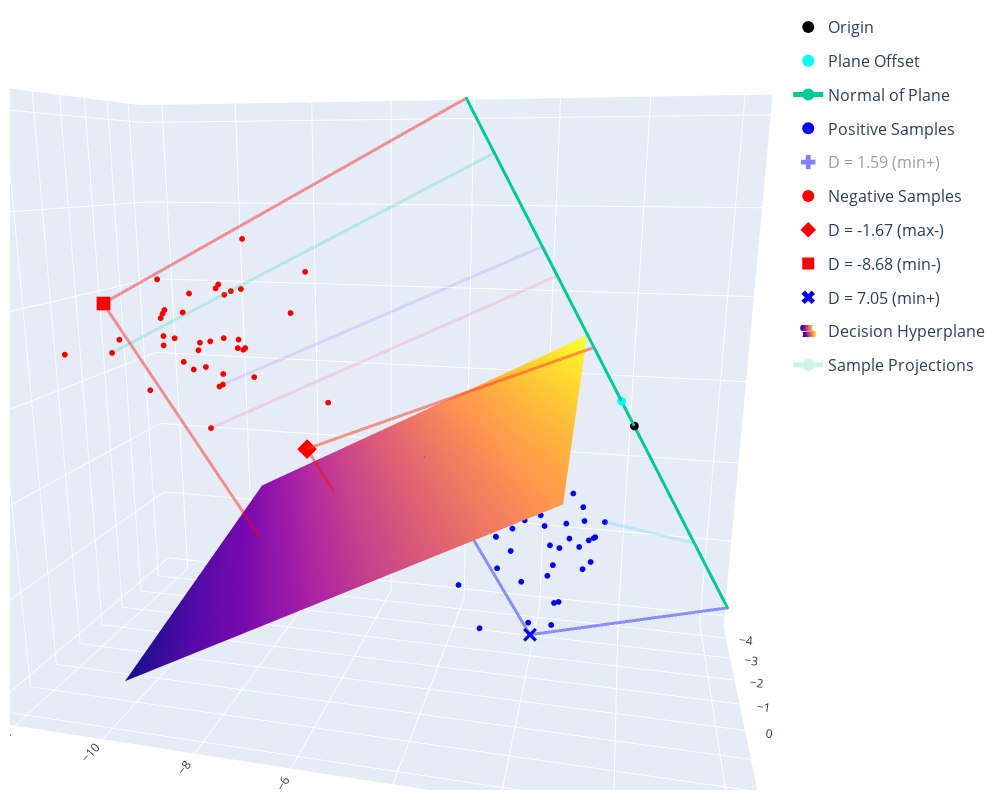

Notebook code for this chart:
### Code cell
with ThreeDFigure() as fig: #trafo, back_trafo, swap_axes="xz"
    plane_offset = decision_plane.project([0,0,0]) #point where plane == plane.normal (plane doesn't need to go through [0,0,0])
    fig.add_markers([0,0,0], size=3, name="Origin") #coordinate center
    fig.add_markers(plane_offset, size=3, name="Plane Offset", color="cyan")
    fig.add_line(plane_offset+decision_plane.normal*minneg, plane_offset+decision_plane.normal*maxpos, name="Normal of Plane") 
    
    for point, side in zip(X, y):
        if trafo(point)[0] in [minneg, maxneg, minpos, maxpos]:
            specialnum = ['square', 'diamond', 'cross', 'x'][[minneg, maxneg, minpos, maxpos].index(trafo(point)[0])]
            name = f"D = {trafo(point)[0]:.2f} " + ["(min-)", "(max-)", "(min+)", "(min+)"][[minneg, maxneg, minpos, maxpos].index(trafo(point)[0])]
            fig.add_markers(point, color="blue" if side else "red", size=5, legendgroup=name, marker_symbol=specialnum)
            fig.add_line(point, back_trafo([0, trafo(point)[1], trafo(point)[2]]), color="blue" if side else "red", legendgroup=name, opacity=0.4)            
            fig.add_line(point, ortho_projection_affine(point, decision_plane.normal), color="blue" if side else "red", legendgroup=name, opacity=0.4)
        else:
            fig.add_markers(point, color="blue" if side else "red", legendgroup="Positive Samples" if side else "Negative Samples")


    xx, yy = make_meshgrid(minx=minx, miny=miny, maxx=maxx, maxy=maxy, margin=0.1)
    fig.add_surface(xx, yy, decision_plane.z, name="Decision Hyperplane")
    fig.add_sample_projections(X, decision_plane.normal, n_samples=5, legendgroup="Sample Projections", opacity=0.2)
    fig.fig.update_layout(legend_font_size=16)
    
fig.fig.write_image("/home/chris/Documents/UNI_neu/Masterarbeit/MastersThesisText/graphics/DecisionplaneDistance.pdf", engine="kaleido")

### Figure 1 — Plotly figure (JSON) as saved in the notebook; plotly's stock layout.template omitted (floating-point values rounded to 4 significant figures; data arrays with more than 128 entries replaced by an {"elided": "..."} marker saying what was removed)
{"data": [{"marker": {"color": "black", "line": {"width": 0}, "size": 3}, "mode": "markers", "name": "Origin", "type": "scatter3d", "x": [0], "y": [0], "z": [0]}, {"marker": {"color": "cyan", "line": {"width": 0}, "size": 3}, "mode": "markers", "name": "Plane Offset", "type": "scatter3d", "x": [0.1046], "y": [-0.2674], "z": [0.5043]}, {"line": {"width": 6}, "marker": {"size": 1}, "name": "Normal of Plane", "type": "scatter3d", "x": [1.254, -0.8295], "y": [-3.208, 2.121], "z": [6.049, -4.0]}, {"legendgroup": "Positive Samples", "marker": {"color": "blue", "line": {"width": 0}, "size": 2}, "mode": "markers", "name": "Positive Samples", "showlegend": true, "type": "scatter3d", "x": [0.04201], "y": [-1.29], "z": [-3.848]}, {"legendgroup": "D = 1.59 (min+)", "marker": {"color": "blue", "line": {"width": 0}, "size": 5, "symbol": "cross"}, "mode": "markers", "name": "D = 1.59 (min+)", "showlegend": true, "type": "scatter3d", "visible": "legendonly", "x": [-2.134], "y": [-1.905], "z": [-1.249]}, {"legendgroup": "D = 1.59 (min+)", "line": {"width": 6}, "marker": {"color": "blue", "size": 1}, "name": "D = 1.59 (min+)", "opacity": 0.4, "showlegend": false, "type": "scatter3d", "visible": "legendonly", "x": [-2.134, -1.923], "y": [-1.905, -2.445], "z": [-1.249, -0.2301]}, {"legendgroup": "D = 1.59 (min+)", "line": {"width": 6}, "marker": {"color": "blue", "size": 1}, "name": "D = 1.59 (min+)", "opacity": 0.4, "showlegend": false, "type": "scatter3d", "visible": "legendonly", "x": [-2.134, -0.1066], "y": [-1.905, 0.2727], "z": [-1.249, -0.5142]}, {"legendgroup": "Positive Samples", "marker": {"color": "blue", "line": {"width": 0}, "size": 2}, "mode": "markers", "name": "Positive Samples", "showlegend": false, "type": "scatter3d", "x": [-2.644], "y": [-2.291], "z": [-3.153]}, {"legendgroup": "Negative Samples", "marker": {"color": "red", "line": {"width": 0}, "size": 2}, "mode": "markers", "name": "Negative Samples", "showlegend": true, "type": "scatter3d", "x": [-1.84], "y": [-10.38], "z": [0.4023]}, {"legendgroup": "Negative Samples", "marker": {"color": "red", "line": {"width": 0}, "size": 2}, "mode": "markers", "name": "Negative Samples", "showlegend": false, "type": "scatter3d", "x": [-1.616], "y": [-8.87], "z": [1.041]}, {"legendgroup": "Positive Samples", "marker": {"color": "blue", "line": {"width": 0}, "size": 2}, "mode": "markers", "name": "Positive Samples", "showlegend": false, "type": "scatter3d", "x": [-1.608], "y": [-2.186], "z": [-2.244]}, {"legendgroup": "Positive Samples", "marker": {"color": "blue", "line": {"width": 0}, "size": 2}, "mode": "markers", "name": "Positive Samples", "showlegend": false, "type": "scatter3d", "x": [-1.723], "y": [-0.8964], "z": [-2.696]}, {"legendgroup": "Negative Samples", "marker": {"color": "red", "line": {"width": 0}, "size": 2}, "mode": "markers", "name": "Negative Samples", "showlegend": false, "type": "scatter3d", "x": [-0.7717], "y": [-9.265], "z": [-0.8654]}, {"legendgroup": "Positive Samples", "marker": {"color": "blue", "line": {"width": 0}, "size": 2}, "mode": "markers", "name": "Positive Samples", "showlegend": false, "type": "scatter3d", "x": [-0.6713], "y": [-0.6319], "z": [-2.635]}, {"legendgroup": "Positive Samples", "marker": {"color": "blue", "line": {"width": 0}, "size": 2}, "mode": "markers", "name": "Positive Samples", "showlegend": false, "type": "scatter3d", "x": [-1.598], "y": [-1.752], "z": [-2.844]}, {"legendgroup": "Negative Samples", "marker": {"color": "red", "line": {"width": 0}, "size": 2}, "mode": "markers", "name": "Negative Samples", "showlegend": false, "type": "scatter3d", "x": [-1.876], "y": [-9.501], "z": [2.168]}, {"legendgroup": "Negative Samples", "marker": {"color": "red", "line": {"width": 0}, "size": 2}, "mode": "markers", "name": "Negative Samples", "showlegend": false, "type": "scatter3d", "x": [1.305], "y": [-7.646], "z": [1.434]}, {"legendgroup": "Positive Samples", "marker": {"color": "blue", "line": {"width": 0}, "size": 2}, "mode": "markers", "name": "Positive Samples", "showlegend": false, "type": "scatter3d", "x": [-0.5587], "y": [-2.654], "z": [-3.502]}, {"legendgroup": "Positive Samples", "marker": {"color": "blue", "line": {"width": 0}, "size": 2}, "mode": "markers", "name": "Positive Samples", "showlegend": false, "type": "scatter3d", "x": [-0.5371], "y": [-1.351], "z": [-2.896]}, {"legendgroup": "Positive Samples", "marker": {"color": "blue", "line": {"width": 0}, "size": 2}, "mode": "markers", "name": "Positive Samples", "showlegend": false, "type": "scatter3d", "x": [-2.428], "y": [-2.3], "z": [-4.615]}, {"legendgroup": "Negative Samples", "marker": {"color": "red", "line": {"width": 0}, "size": 2}, "mode": "markers", "name": "Negative Samples", "showlegend": false, "type": "scatter3d", "x": [-2.189], "y": [-8.93], "z": [3.285]}, {"legendgroup": "Negative Samples", "marker": {"color": "red", "line": {"width": 0}, "size": 2}, "mode": "markers", "name": "Negative Samples", "showlegend": false, "type": "scatter3d", "x": [-1.239], "y": [-10.6], "z": [1.532]}, {"legendgroup": "D = -1.67 (max-)", "marker": {"color": "red", "line": {"width": 0}, "size": 5, "symbol": "diamond"}, "mode": "markers", "name": "D = -1.67 (max-)", "showlegend": true, "type": "scatter3d", "x": [-1.549], "y": [-7.25], "z": [-1.442]}, {"legendgroup": "D = -1.67 (max-)", "line": {"width": 6}, "marker": {"color": "red", "size": 1}, "name": "D = -1.67 (max-)", "opacity": 0.4, "showlegend": false, "type": "scatter3d", "x": [-1.549, -1.771], "y": [-7.25, -6.684], "z": [-1.442, -2.51]}, {"legendgroup": "D = -1.67 (max-)", "line": {"width": 6}, "marker": {"color": "red", "size": 1}, "name": "D = -1.67 (max-)", "opacity": 0.4, "showlegend": false, "type": "scatter3d", "x": [-1.549, 0.326], "y": [-7.25, -0.8338], "z": [-1.442, 1.572]}, {"legendgroup": "Positive Samples", "marker": {"color": "blue", "line": {"width": 0}, "size": 2}, "mode": "markers", "name": "Positive Samples", "showlegend": false, "type": "scatter3d", "x": [-1.658], "y": [-2.469], "z": [-2.997]}, {"legendgroup": "Negative Samples", "marker": {"color": "red", "line": {"width": 0}, "size": 2}, "mode": "markers", "name": "Negative Samples", "showlegend": false, "type": "scatter3d", "x": [-0.7772], "y": [-10.73], "z": [-0.0647]}, {"legendgroup": "Positive Samples", "marker": {"color": "blue", "line": {"width": 0}, "size": 2}, "mode": "markers", "name": "Positive Samples", "showlegend": false, "type": "scatter3d", "x": [-0.2077], "y": [-0.6905], "z": [-3.003]}, {"legendgroup": "Negative Samples", "marker": {"color": "red", "line": {"width": 0}, "size": 2}, "mode": "markers", "name": "Negative Samples", "showlegend": false, "type": "scatter3d", "x": [-2.209], "y": [-6.931], "z": [-0.4799]}, {"legendgroup": "Negative Samples", "marker": {"color": "red", "line": {"width": 0}, "size": 2}, "mode": "markers", "name": "Negative Samples", "showlegend": false, "type": "scatter3d", "x": [-2.109], "y": [-9.394], "z": [1.994]}, {"legendgroup": "Positive Samples", "marker": {"color": "blue", "line": {"width": 0}, "size": 2}, "mode": "markers", "name": "Positive Samples", "showlegend": false, "type": "scatter3d", "x": [-0.318], "y": [-1.401], "z": [-4.056]}, {"legendgroup": "Positive Samples", "marker": {"color": "blue", "line": {"width": 0}, "size": 2}, "mode": "markers", "name": "Positive Samples", "showlegend": false, "type": "scatter3d", "x": [-1.762], "y": [-2.847], "z": [-3.268]}, {"legendgroup": "Negative Samples", "marker": {"color": "red", "line": {"width": 0}, "size": 2}, "mode": "markers", "name": "Negative Samples", "showlegend": false, "type": "scatter3d", "x": [-1.699], "y": [-9.614], "z": [0.9537]}, {"legendgroup": "Negative Samples", "marker": {"color": "red", "line": {"width": 0}, "size": 2}, "mode": "markers", "name": "Negative Samples", "showlegend": false, "type": "scatter3d", "x": [-0.8996], "y": [-9.699], "z": [2.167]}, {"legendgroup": "D = -8.68 (min-)", "marker": {"color": "red", "line": {"width": 0}, "size": 5, "symbol": "square"}, "mode": "markers", "name": "D = -8.68 (min-)", "showlegend": true, "type": "scatter3d", "x": [0.1266], "y": [-11.22], "z": [2.034]}, {"legendgroup": "D = -8.68 (min-)", "line": {"width": 6}, "marker": {"color": "red", "size": 1}, "name": "D = -8.68 (min-)", "opacity": 0.4, "showlegend": false, "type": "scatter3d", "x": [0.1266, -1.023], "y": [-11.22, -8.279], "z": [2.034, -3.511]}, {"legendgroup": "D = -8.68 (min-)", "line": {"width": 6}, "marker": {"color": "red", "size": 1}, "name": "D = -8.68 (min-)", "opacity": 0.4, "showlegend": false, "type": "scatter3d", "x": [0.1266, 1.254], "y": [-11.22, -3.208], "z": [2.034, 6.049]}, {"legendgroup": "Positive Samples", "marker": {"color": "blue", "line": {"width": 0}, "size": 2}, "mode": "markers", "name": "Positive Samples", "showlegend": false, "type": "scatter3d", "x": [-3.279], "y": [-1.228], "z": [-2.619]}, {"legendgroup": "Negative Samples", "marker": {"color": "red", "line": {"width": 0}, "size": 2}, "mode": "markers", "name": "Negative Samples", "showlegend": false, "type": "scatter3d", "x": [-0.5448], "y": [-10.13], "z": [1.836]}, {"legendgroup": "Negative Samples", "marker": {"color": "red", "line": {"width": 0}, "size": 2}, "mode": "markers", "name": "Negative Samples", "showlegend": false, "type": "scatter3d", "x": [-1.999], "y": [-10.06], "z": [0.6682]}, {"legendgroup": "Positive Samples", "marker": {"color": "blue", "line": {"width": 0}, "size": 2}, "mode": "markers", "name": "Positive Samples", "showlegend": false, "type": "scatter3d", "x": [-0.692], "y": [-1.589], "z": [-3.622]}, {"legendgroup": "Positive Samples", "marker": {"color": "blue", "line": {"width": 0}, "size": 2}, "mode": "markers", "name": "Positive Samples", "showlegend": false, "type": "scatter3d", "x": [-0.2605], "y": [-1.922], "z": [-4.544]}, {"legendgroup": "Positive Samples", "marker": {"color": "blue", "line": {"width": 0}, "size": 2}, "mode": "markers", "name": "Positive Samples", "showlegend": false, "type": "scatter3d", "x": [-1.72], "y": [-1.741], "z": [-1.892]}, {"legendgroup": "Positive Samples", "marker": {"color": "blue", "line": {"width": 0}, "size": 2}, "mode": "markers", "name": "Positive Samples", "showlegend": false, "type": "scatter3d", "x": [-0.5416], "y": [-2.586], "z": [-2.284]}, {"legendgroup": "Positive Samples", "marker": {"color": "blue", "line": {"width": 0}, "size": 2}, "mode": "markers", "name": "Positive Samples", "showlegend": false, "type": "scatter3d", "x": [-3.144], "y": [-1.262], "z": [-3.709]}, {"legendgroup": "Positive Samples", "marker": {"color": "blue", "line": {"width": 0}, "size": 2}, "mode": "markers", "name": "Positive Samples", "showlegend": false, "type": "scatter3d", "x": [1.986], "y": [-0.6218], "z": [-1.601]}, {"legendgroup": "Negative Samples", "marker": {"color": "red", "line": {"width": 0}, "size": 2}, "mode": "markers", "name": "Negative Samples", "showlegend": false, "type": "scatter3d", "x": [-0.7782], "y": [-10.33], "z": [0.9933]}, {"legendgroup": "Positive Samples", "marker": {"color": "blue", "line": {"width": 0}, "size": 2}, "mode": "markers", "name": "Positive Samples", "showlegend": false, "type": "scatter3d", "x": [-2.354], "y": [-1.001], "z": [-3.577]}, {"legendgroup": "Positive Samples", "marker": {"color": "blue", "line": {"width": 0}, "size": 2}, "mode": "markers", "name": "Positive Samples", "showlegend": false, "type": "scatter3d", "x": [0.5324], "y": [-3.307], "z": [-3.47]}, {"legendgroup": "Positive Samples", "marker": {"color": "blue", "line": {"width": 0}, "size": 2}, "mode": "markers", "name": "Positive Samples", "showlegend": false, "type": "scatter3d", "x": [-0.7956], "y": [-1.466], "z": [-4.812]}, {"legendgroup": "Negative Samples", "marker": {"color": "red", "line": {"width": 0}, "size": 2}, "mode": "markers", "name": "Negative Samples", "showlegend": false, "type": "scatter3d", "x": [-1.958], "y": [-10.92], "z": [1.518]}, {"legendgroup": "Negative Samples", "marker": {"color": "red", "line": {"width": 0}, "size": 2}, "mode": "markers", "name": "Negative Samples", "showlegend": false, "type": "scatter3d", "x": [-0.8466], "y": [-8.203], "z": [0.3586]}, {"legendgroup": "Negative Samples", "marker": {"color": "red", "line": {"width": 0}, "size": 2}, "mode": "markers", "name": "Negative Samples", "showlegend": false, "type": "scatter3d", "x": [-0.9541], "y": [-11.52], "z": [1.04]}, {"legendgroup": "Negative Samples", "marker": {"color": "red", "line": {"width": 0}, "size": 2}, "mode": "markers", "name": "Negative Samples", "showlegend": false, "type": "scatter3d", "x": [-1.167], "y": [-9.111], "z": [2.353]}, {"legendgroup": "Negative Samples", "marker": {"color": "red", "line": {"width": 0}, "size": 2}, "mode": "markers", "name": "Negative Samples", "showlegend": false, "type": "scatter3d", "x": [-1.619], "y": [-9.718], "z": [0.3556]}, {"legendgroup": "Positive Samples", "marker": {"color": "blue", "line": {"width": 0}, "size": 2}, "mode": "markers", "name": "Positive Samples", "showlegend": false, "type": "scatter3d", "x": [2.815], "y": [-0.7715], "z": [-1.862]}, {"legendgroup": "Negative Samples", "marker": {"color": "red", "line": {"width": 0}, "size": 2}, "mode": "markers", "name": "Negative Samples", "showlegend": false, "type": "scatter3d", "x": [-2.468], "y": [-10.9], "z": [0.8398]}, {"legendgroup": "Positive Samples", "marker": {"color": "blue", "line": {"width": 0}, "size": 2}, "mode": "markers", "name": "Positive Samples", "showlegend": false, "type": "scatter3d", "x": [-2.611], "y": [-3.618], "z": [-3.476]}, {"legendgroup": "Positive Samples", "marker": {"color": "blue", "line": {"width": 0}, "size": 2}, "mode": "markers", "name": "Positive Samples", "showlegend": false, "type": "scatter3d", "x": [-2.632], "y": [-0.4599], "z": [-3.023]}, {"legendgroup": "Positive Samples", "marker": {"color": "blue", "line": {"width": 0}, "size": 2}, "mode": "markers", "name": "Positive Samples", "showlegend": false, "type": "scatter3d", "x": [-0.2737], "y": [-3.075], "z": [-2.547]}, {"legendgroup": "Negative Samples", "marker": {"color": "red", "line": {"width": 0}, "size": 2}, "mode": "markers", "name": "Negative Samples", "showlegend": false, "type": "scatter3d", "x": [-0.8563], "y": [-8.682], "z": [2.256]}, {"legendgroup": "Positive Samples", "marker": {"color": "blue", "line": {"width": 0}, "size": 2}, "mode": "markers", "name": "Positive Samples", "showlegend": false, "type": "scatter3d", "x": [0.5109], "y": [-1.412], "z": [-2.84]}, {"legendgroup": "Positive Samples", "marker": {"color": "blue", "line": {"width": 0}, "size": 2}, "mode": "markers", "name": "Positive Samples", "showlegend": false, "type": "scatter3d", "x": [-3.363], "y": [-0.9825], "z": [-2.97]}, {"legendgroup": "Negative Samples", "marker": {"color": "red", "line": {"width": 0}, "size": 2}, "mode": "markers", "name": "Negative Samples", "showlegend": false, "type": "scatter3d", "x": [-3.624], "y": [-8.32], "z": [1.379]}, {"legendgroup": "Negative Samples", "marker": {"color": "red", "line": {"width": 0}, "size": 2}, "mode": "markers", "name": "Negative Samples", "showlegend": false, "type": "scatter3d", "x": [-0.8982], "y": [-8.915], "z": [1.197]}, {"legendgroup": "Negative Samples", "marker": {"color": "red", "line": {"width": 0}, "size": 2}, "mode": "markers", "name": "Negative Samples", "showlegend": false, "type": "scatter3d", "x": [-1.684], "y": [-10.87], "z": [2.36]}, {"legendgroup": "Positive Samples", "marker": {"color": "blue", "line": {"width": 0}, "size": 2}, "mode": "markers", "name": "Positive Samples", "showlegend": false, "type": "scatter3d", "x": [-0.1757], "y": [-1.867], "z": [-1.651]}, {"legendgroup": "Negative Samples", "marker": {"color": "red", "line": {"width": 0}, "size": 2}, "mode": "markers", "name": "Negative Samples", "showlegend": false, "type": "scatter3d", "x": [-0.585], "y": [-11.51], "z": [0.8038]}, {"legendgroup": "Negative Samples", "marker": {"color": "red", "line": {"width": 0}, "size": 2}, "mode": "markers", "name": "Negative Samples", "showlegend": false, "type": "scatter3d", "x": [-2.302], "y": [-9.049], "z": [0.6697]}, {"legendgroup": "Negative Samples", "marker": {"color": "red", "line": {"width": 0}, "size": 2}, "mode": "markers", "name": "Negative Samples", "showlegend": false, "type": "scatter3d", "x": [-0.06222], "y": [-9.943], "z": [1.344]}, {"legendgroup": "Positive Samples", "marker": {"color": "blue", "line": {"width": 0}, "size": 2}, "mode": "markers", "name": "Positive Samples", "showlegend": false, "type": "scatter3d", "x": [-0.7792], "y": [-0.7632], "z": [-2.763]}, {"legendgroup": "Positive Samples", "marker": {"color": "blue", "line": {"width": 0}, "size": 2}, "mode": "markers", "name": "Positive Samples", "showlegend": false, "type": "scatter3d", "x": [-1.741], "y": [-2.848], "z": [-2.455]}, {"legendgroup": "Positive Samples", "marker": {"color": "blue", "line": {"width": 0}, "size": 2}, "mode": "markers", "name": "Positive Samples", "showlegend": false, "type": "scatter3d", "x": [-1.847], "y": [-1.293], "z": [-2.841]}, {"legendgroup": "Negative Samples", "marker": {"color": "red", "line": {"width": 0}, "size": 2}, "mode": "markers", "name": "Negative Samples", "showlegend": false, "type": "scatter3d", "x": [-1.662], "y": [-9.415], "z": [-0.1055]}, {"legendgroup": "Positive Samples", "marker": {"color": "blue", "line": {"width": 0}, "size": 2}, "mode": "markers", "name": "Positive Samples", "showlegend": false, "type": "scatter3d", "x": [-3.058], "y": [-1.707], "z": [-3.891]}, {"legendgroup": "Negative Samples", "marker": {"color": "red", "line": {"width": 0}, "size": 2}, "mode": "markers", "name": "Negative Samples", "showlegend": false, "type": "scatter3d", "x": [-1.437], "y": [-9.225], "z": [0.004471]}, {"legendgroup": "Negative Samples", "marker": {"color": "red", "line": {"width": 0}, "size": 2}, "mode": "markers", "name": "Negative Samples", "showlegend": false, "type": "scatter3d", "x": [0.3044], "y": [-12.14], "z": [0.9018]}, {"legendgroup": "Negative Samples", "marker": {"color": "red", "line": {"width": 0}, "size": 2}, "mode": "markers", "name": "Negative Samples", "showlegend": false, "type": "scatter3d", "x": [-3.148], "y": [-7.75], "z": [2.461]}, {"legendgroup": "Negative Samples", "marker": {"color": "red", "line": {"width": 0}, "size": 2}, "mode": "markers", "name": "Negative Samples", "showlegend": false, "type": "scatter3d", "x": [-2.028], "y": [-9.472], "z": [0.1151]}, {"legendgroup": "Negative Samples", "marker": {"color": "red", "line": {"width": 0}, "size": 2}, "mode": "markers", "name": "Negative Samples", "showlegend": false, "type": "scatter3d", "x": [-2.413], "y": [-9.048], "z": [0.6892]}, {"legendgroup": "Negative Samples", "marker": {"color": "red", "line": {"width": 0}, "size": 2}, "mode": "markers", "name": "Negative Samples", "showlegend": false, "type": "scatter3d", "x": [-1.556], "y": [-9.998], "z": [0.2947]}, {"legendgroup": "Positive Samples", "marker": {"color": "blue", "line": {"width": 0}, "size": 2}, "mode": "markers", "name": "Positive Samples", "showlegend": false, "type": "scatter3d", "x": [-1.172], "y": [-2.439], "z": [-3.333]}, {"legendgroup": "Positive Samples", "marker": {"color": "blue", "line": {"width": 0}, "size": 2}, "mode": "markers", "name": "Positive Samples", "showlegend": false, "type": "scatter3d", "x": [-1.545], "y": [-3.139], "z": [-5.476]}, {"legendgroup": "Negative Samples", "marker": {"color": "red", "line": {"width": 0}, "size": 2}, "mode": "markers", "name": "Negative Samples", "showlegend": false, "type": "scatter3d", "x": [-1.357], "y": [-8.657], "z": [2.241]}, {"legendgroup": "Negative Samples", "marker": {"color": "red", "line": {"width": 0}, "size": 2}, "mode": "markers", "name": "Negative Samples", "showlegend": false, "type": "scatter3d", "x": [-1.661], "y": [-9.857], "z": [0.9188]}, {"legendgroup": "Negative Samples", "marker": {"color": "red", "line": {"width": 0}, "size": 2}, "mode": "markers", "name": "Negative Samples", "showlegend": false, "type": "scatter3d", "x": [-0.7377], "y": [-9.795], "z": [1.764]}, {"legendgroup": "Positive Samples", "marker": {"color": "blue", "line": {"width": 0}, "size": 2}, "mode": "markers", "name": "Positive Samples", "showlegend": false, "type": "scatter3d", "x": [-2.747], "y": [-1.931], "z": [-3.034]}, {"legendgroup": "Positive Samples", "marker": {"color": "blue", "line": {"width": 0}, "size": 2}, "mode": "markers", "name": "Positive Samples", "showlegend": false, "type": "scatter3d", "x": [-0.424], "y": [-2.68], "z": [-2.729]}, {"legendgroup": "D = 7.05 (min+)", "marker": {"color": "blue", "line": {"width": 0}, "size": 5, "symbol": "x"}, "mode": "markers", "name": "D = 7.05 (min+)", "showlegend": true, "type": "scatter3d", "x": [-2.317], "y": [-2.041], "z": [-5.899]}, {"legendgroup": "D = 7.05 (min+)", "line": {"width": 6}, "marker": {"color": "blue", "size": 1}, "name": "D = 7.05 (min+)", "opacity": 0.4, "showlegend": false, "type": "scatter3d", "x": [-2.317, -1.383], "y": [-2.041, -4.43], "z": [-5.899, -1.394]}, {"legendgroup": "D = 7.05 (min+)", "line": {"width": 6}, "marker": {"color": "blue", "size": 1}, "name": "D = 7.05 (min+)", "opacity": 0.4, "showlegend": false, "type": "scatter3d", "x": [-2.317, -0.8295], "y": [-2.041, 2.121], "z": [-5.899, -4.0]}, {"name": "Decision Hyperplane", "showlegend": true, "showscale": false, "type": "surface", "x": {"elided": "30x30 float values"}, "y": {"elided": "30x30 float values"}, "z": {"elided": "30x30 float values"}}, {"legendgroup": "Sample Projections", "line": {"width": 6}, "marker": {"size": 1}, "name": "Sample Projections", "opacity": 0.2, "showlegend": true, "type": "scatter3d", "visible": true, "x": [-0.585, 1.063], "y": [-11.51, -2.719], "z": [0.8038, 5.127]}, {"legendgroup": "Sample Projections", "line": {"width": 6}, "marker": {"size": 1}, "name": "Sample Projections", "opacity": 0.2, "showlegend": false, "type": "scatter3d", "visible": true, "x": [-1.437, 0.7201], "y": [-9.225, -1.842], "z": [0.004471, 3.473]}, {"legendgroup": "Sample Projections", "line": {"width": 6}, "marker": {"size": 1}, "name": "Sample Projections", "opacity": 0.2, "showlegend": false, "type": "scatter3d", "visible": true, "x": [-1.549, 0.326], "y": [-7.25, -0.8338], "z": [-1.442, 1.572]}, {"legendgroup": "Sample Projections", "line": {"width": 6}, "marker": {"size": 1}, "name": "Sample Projections", "opacity": 0.2, "showlegend": false, "type": "scatter3d", "visible": true, "x": [-2.632, -0.5207], "y": [-0.4599, 1.332], "z": [-3.023, -2.511]}, {"legendgroup": "Sample Projections", "line": {"width": 6}, "marker": {"size": 1}, "name": "Sample Projections", "opacity": 0.2, "showlegend": false, "type": "scatter3d", "visible": true, "x": [-0.7717, 0.6089], "y": [-9.265, -1.557], "z": [-0.8654, 2.936]}], "layout": {"autosize": true, "height": 800, "legend": {"font": {"size": 16}, "itemsizing": "constant"}, "margin": {"b": 10, "l": 10, "pad": 4, "r": 10, "t": 10}, "paper_bgcolor": "White", "scene": {"aspectmode": "data", "aspectratio": {"x": 0.695, "y": 1.311, "z": 1.098}, "camera": {"center": {"x": 0, "y": 0, "z": 0}, "eye": {"x": 1.633, "y": 0.4, "z": 0.4149}, "projection": {"type": "perspective"}, "up": {"x": 0, "y": 0, "z": 1}}}, "width": 1000}}
